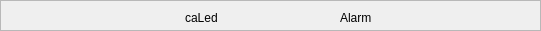
      <widget class="QFrame" name="frame_Test_LineEdit_7">
       <property name="geometry">
        <rect>
         <x>5</x>
         <y>85</y>
         <width>541</width>
         <height>31</height>
        </rect>
       </property>
       <property name="frameShape">
        <enum>QFrame::StyledPanel</enum>
       </property>
       <property name="frameShadow">
        <enum>QFrame::Raised</enum>
       </property>
       <widget class="caLed" name="caled_2">
        <property name="geometry">
         <rect>
          <x>5</x>
          <y>0</y>
          <width>30</width>
          <height>30</height>
         </rect>
        </property>
        <property name="channel" stdset="0">
         <string notr="true">$(DEVICE):TEST-AO</string>
        </property>
        <property name="colorMode">
         <enum>caLed::Alarm</enum>
        </property>
       </widget>
       <widget class="caLabel" name="caLabel_196">
        <property name="geometry">
         <rect>
          <x>185</x>
          <y>10</y>
          <width>66</width>
          <height>16</height>
         </rect>
        </property>
        <property name="font">
         <font>
          <pointsize>9</pointsize>
         </font>
        </property>
        <property name="frameShape">
         <enum>QFrame::NoFrame</enum>
        </property>
        <property name="text">
         <string>caLed</string>
        </property>
        <property name="alignment">
         <set>Qt::AlignAbsolute|Qt::AlignLeading|Qt::AlignLeft|Qt::AlignVCenter</set>
        </property>
        <property name="fontScaleMode">
         <enum>ESimpleLabel::Height</enum>
        </property>
        <property name="foreground">
         <color>
          <red>0</red>
          <green>0</green>
          <blue>0</blue>
         </color>
        </property>
        <property name="background">
         <color alpha="0">
          <red>0</red>
          <green>0</green>
          <blue>0</blue>
         </color>
        </property>
       </widget>
       <widget class="caLabel" name="caLabel_199">
        <property name="geometry">
         <rect>
          <x>340</x>
          <y>10</y>
          <width>86</width>
          <height>16</height>
         </rect>
        </property>
        <property name="font">
         <font>
          <pointsize>9</pointsize>
         </font>
        </property>
        <property name="frameShape">
         <enum>QFrame::NoFrame</enum>
        </property>
        <property name="text">
         <string>Alarm</string>
        </property>
        <property name="alignment">
         <set>Qt::AlignAbsolute|Qt::AlignLeading|Qt::AlignLeft|Qt::AlignVCenter</set>
        </property>
        <property name="fontScaleMode">
         <enum>ESimpleLabel::Height</enum>
        </property>
        <property name="foreground">
         <color>
          <red>0</red>
          <green>0</green>
          <blue>0</blue>
         </color>
        </property>
        <property name="background">
         <color alpha="0">
          <red>0</red>
          <green>0</green>
          <blue>0</blue>
         </color>
        </property>
       </widget>
      </widget>
